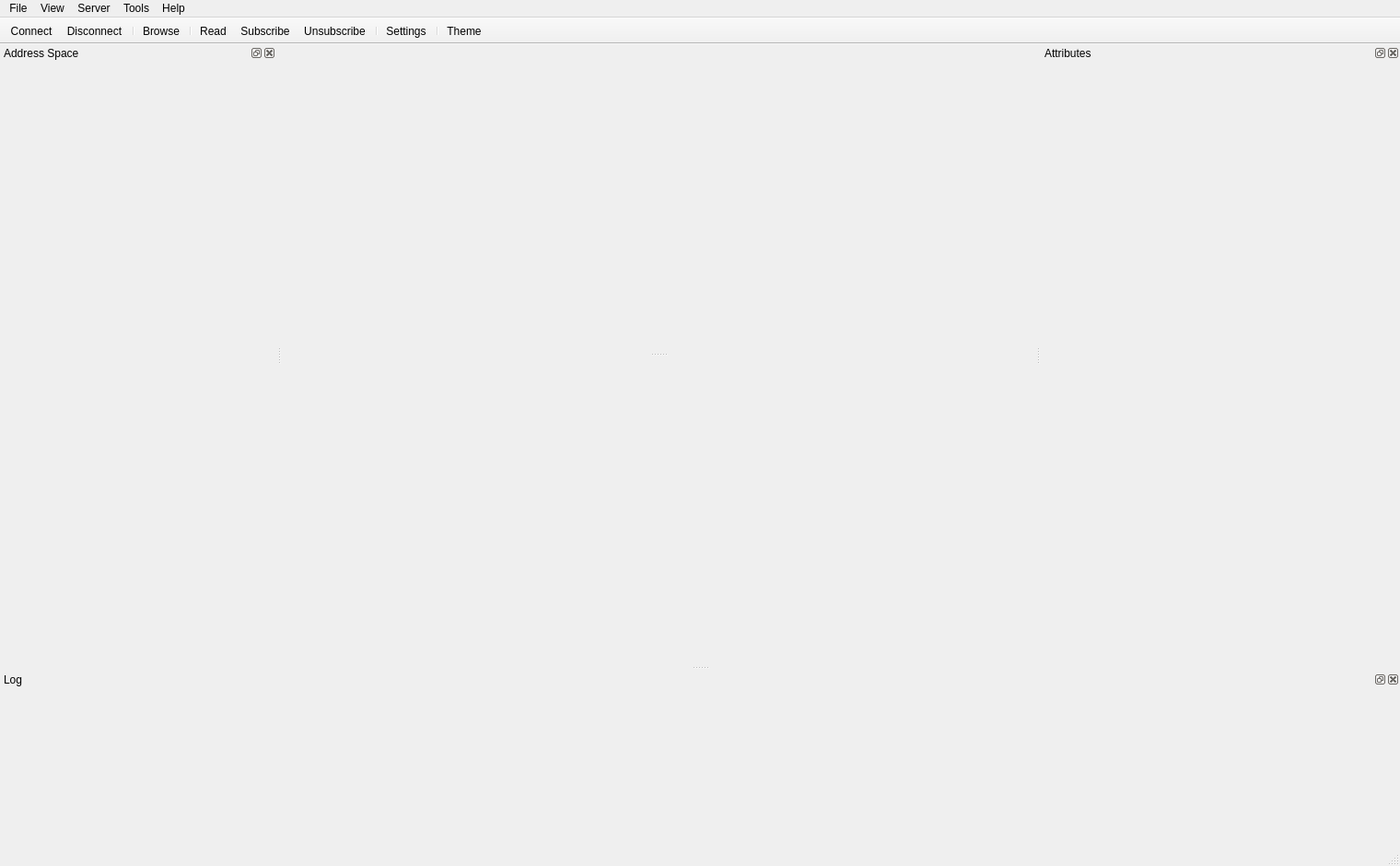
<?xml version="1.0" encoding="UTF-8"?>
<ui version="4.0">
 <class>MainWindow</class>
 <widget class="QMainWindow" name="MainWindow">
  <property name="geometry">
   <rect>
    <x>0</x>
    <y>0</y>
    <width>1520</width>
    <height>940</height>
   </rect>
  </property>
  <property name="windowTitle">
   <string>OpenUaExplorer</string>
  </property>
  <widget class="QWidget" name="centralwidget">
   <layout class="QVBoxLayout" name="centralLayout">
    <property name="leftMargin">
     <number>0</number>
    </property>
    <property name="topMargin">
     <number>0</number>
    </property>
    <property name="rightMargin">
     <number>0</number>
    </property>
    <property name="bottomMargin">
     <number>0</number>
    </property>
    <item>
     <widget class="QSplitter" name="centralSplitter">
      <property name="orientation">
       <enum>Qt::Vertical</enum>
      </property>
      <widget class="DataAccessWidget" name="dataAccessWidget" native="true"/>
      <widget class="TrendPanelWidget" name="trendPanelWidget" native="true"/>
     </widget>
    </item>
   </layout>
  </widget>
  <widget class="QMenuBar" name="menubar">
   <property name="geometry">
    <rect>
     <x>0</x>
     <y>0</y>
     <width>1520</width>
     <height>21</height>
    </rect>
   </property>
   <widget class="QMenu" name="menuFile">
    <property name="title">
     <string>File</string>
    </property>
   </widget>
   <widget class="QMenu" name="menuView">
    <property name="title">
     <string>View</string>
    </property>
   </widget>
   <widget class="QMenu" name="menuServer">
    <property name="title">
     <string>Server</string>
    </property>
   </widget>
   <widget class="QMenu" name="menuTools">
    <property name="title">
     <string>Tools</string>
    </property>
   </widget>
   <widget class="QMenu" name="menuHelp">
    <property name="title">
     <string>Help</string>
    </property>
   </widget>
   <addaction name="menuFile"/>
   <addaction name="menuView"/>
   <addaction name="menuServer"/>
   <addaction name="menuTools"/>
   <addaction name="menuHelp"/>
  </widget>
  <widget class="MainToolBar" name="mainToolBar">
   <property name="minimumSize">
    <size>
     <width>0</width>
     <height>0</height>
    </size>
   </property>
   <property name="movable">
    <bool>false</bool>
   </property>
   <property name="iconSize">
    <size>
     <width>24</width>
     <height>24</height>
    </size>
   </property>
   <property name="toolButtonStyle">
    <enum>Qt::ToolButtonStyle::ToolButtonTextUnderIcon</enum>
   </property>
   <attribute name="toolBarArea">
    <enum>TopToolBarArea</enum>
   </attribute>
   <attribute name="toolBarBreak">
    <bool>false</bool>
   </attribute>
   <addaction name="actionConnect"/>
   <addaction name="actionDisconnect"/>
   <addaction name="separator"/>
   <addaction name="actionBrowse"/>
   <addaction name="separator"/>
   <addaction name="actionRead"/>
   <addaction name="actionSubscribe"/>
   <addaction name="actionUnsubscribe"/>
   <addaction name="separator"/>
   <addaction name="actionSettings"/>
   <addaction name="separator"/>
   <addaction name="actionTheme"/>
  </widget>
  <widget class="QStatusBar" name="statusbar"/>
  <widget class="QDockWidget" name="addressSpaceDock">
   <property name="minimumSize">
    <size>
     <width>300</width>
     <height>220</height>
    </size>
   </property>
   <property name="features">
    <set>QDockWidget::DockWidgetFeature::DockWidgetClosable|QDockWidget::DockWidgetFeature::DockWidgetFloatable</set>
   </property>
   <property name="windowTitle">
    <string>Address Space</string>
   </property>
   <attribute name="dockWidgetArea">
    <number>1</number>
   </attribute>
   <widget class="AddressSpaceWidget" name="addressSpaceWidget"/>
  </widget>
  <widget class="QDockWidget" name="attributesDock">
   <property name="minimumSize">
    <size>
     <width>390</width>
     <height>220</height>
    </size>
   </property>
   <property name="features">
    <set>QDockWidget::DockWidgetFeature::DockWidgetClosable|QDockWidget::DockWidgetFeature::DockWidgetFloatable</set>
   </property>
   <property name="windowTitle">
    <string>Attributes</string>
   </property>
   <attribute name="dockWidgetArea">
    <number>2</number>
   </attribute>
   <widget class="AttributesWidget" name="attributesWidget"/>
  </widget>
  <widget class="QDockWidget" name="logDock">
   <property name="minimumSize">
    <size>
     <width>640</width>
     <height>190</height>
    </size>
   </property>
   <property name="windowTitle">
    <string>Log</string>
   </property>
   <attribute name="dockWidgetArea">
    <number>8</number>
   </attribute>
   <widget class="LogWidget" name="logWidget"/>
  </widget>
  <action name="actionConnect">
   <property name="text">
    <string>Connect</string>
   </property>
  </action>
  <action name="actionDisconnect">
   <property name="text">
    <string>Disconnect</string>
   </property>
  </action>
  <action name="actionBrowse">
   <property name="text">
    <string>Browse</string>
   </property>
  </action>
  <action name="actionRefresh">
   <property name="text">
    <string>Refresh</string>
   </property>
  </action>
  <action name="actionRead">
   <property name="checked">
    <bool>false</bool>
   </property>
   <property name="text">
    <string>Read</string>
   </property>
  </action>
  <action name="actionWrite">
   <property name="text">
    <string>Write</string>
   </property>
  </action>
  <action name="actionSubscribe">
   <property name="text">
    <string>Subscribe</string>
   </property>
  </action>
  <action name="actionUnsubscribe">
   <property name="text">
    <string>Unsubscribe</string>
   </property>
  </action>
  <action name="actionSettings">
   <property name="text">
    <string>Settings</string>
   </property>
  </action>
  <action name="actionTheme">
   <property name="text">
    <string>Theme</string>
   </property>
  </action>
 </widget>
 <customwidgets>
  <customwidget>
   <class>AddressSpaceWidget</class>
   <extends>QWidget</extends>
   <header>widgets/addressspacewidget.h</header>
   <container>1</container>
  </customwidget>
  <customwidget>
   <class>AttributesWidget</class>
   <extends>QWidget</extends>
   <header>widgets/attributeswidget.h</header>
   <container>1</container>
  </customwidget>
  <customwidget>
   <class>DataAccessWidget</class>
   <extends>QWidget</extends>
   <header>widgets/dataaccesswidget.h</header>
   <container>1</container>
  </customwidget>
  <customwidget>
   <class>LogWidget</class>
   <extends>QWidget</extends>
   <header>widgets/logwidget.h</header>
   <container>1</container>
  </customwidget>
  <customwidget>
   <class>TrendPanelWidget</class>
   <extends>QWidget</extends>
   <header>widgets/trendpanelwidget.h</header>
   <container>1</container>
  </customwidget>
  <customwidget>
   <class>MainToolBar</class>
   <extends>QToolBar</extends>
   <header>widgets/maintoolbar.h</header>
   <container>1</container>
  </customwidget>
 </customwidgets>
 <resources/>
 <connections/>
</ui>
